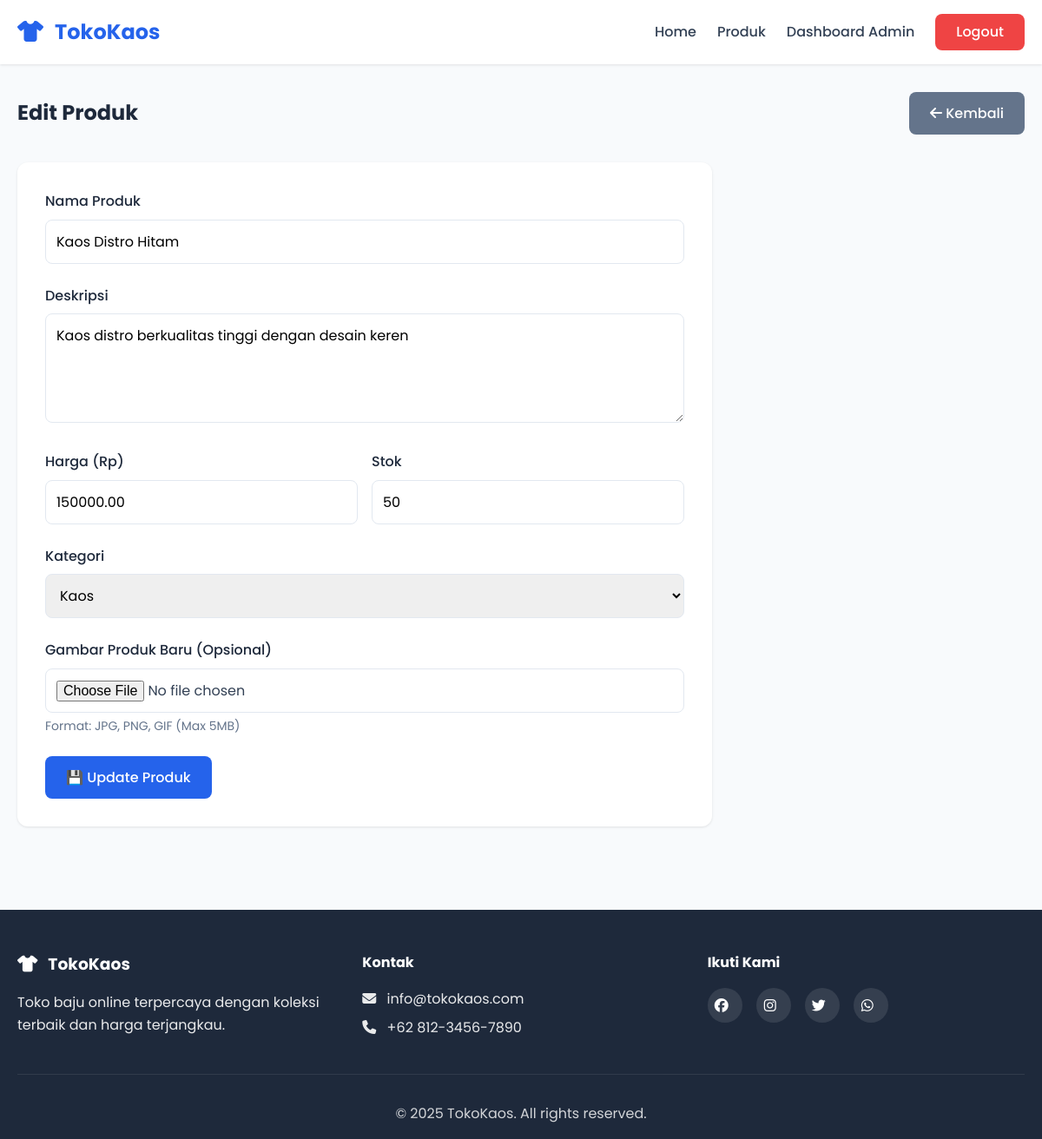
Screenshot of /admin/product-edit.php?id=1 (signed in) with the database file from the repository.
### tables this page shows
CREATE TABLE IF NOT EXISTS products (
    id INT AUTO_INCREMENT PRIMARY KEY,
    name VARCHAR(200) NOT NULL,
    description TEXT,
    price DECIMAL(10,2) NOT NULL,
    stock INT DEFAULT 0,
    image VARCHAR(255),
    category VARCHAR(50),
    created_at TIMESTAMP DEFAULT CURRENT_TIMESTAMP,
    updated_at TIMESTAMP DEFAULT CURRENT_TIMESTAMP ON UPDATE CURRENT_TIMESTAMP
);

### config/helpers.php (called while the page is built, shortened)
<?php
function baseUrl($path = '') {
    return '/e-comers/' . $path;
}
?>

### admin/product-edit.php (the view, shortened to what this page needs)
<?php
require_once __DIR__ . '/../config/helpers.php';
$product_id = intval($_GET['id']);
$conn = getConnection();
$stmt = $conn->prepare("SELECT * FROM products WHERE id = ?");
$stmt->bind_param("i", $product_id);
$stmt->execute();
$result = $stmt->get_result();
$product = $result->fetch_assoc();
include __DIR__ . '/../includes/header.php';
?>
<section class="admin-section">
    <div class="container">
        <div class="admin-header">
            <h1>Edit Produk</h1>
            <a href="<?php echo baseUrl('admin/products.php'); ?>" class="btn btn-secondary">
                <i class="fas fa-arrow-left"></i> Kembali
            </a>
        </div>
        <div class="form-wrapper">
            <form method="POST" action="" enctype="multipart/form-data" class="admin-form">
                <div class="form-group">
                    <label for="name">Nama Produk</label>
                    <input type="text" id="name" name="name" class="form-control" value="<?php echo htmlspecialchars($product['name']); ?>" required>
                </div>
                <div class="form-group">
                    <label for="description">Deskripsi</label>
                    <textarea id="description" name="description" class="form-control" rows="4"><?php echo htmlspecialchars($product['description']); ?></textarea>
                </div>
                <div class="form-row">
                    <div class="form-group">
                        <label for="price">Harga (Rp)</label>
                        <input type="number" id="price" name="price" class="form-control" value="<?php echo $product['price']; ?>" required min="0">
                    </div>
                    <div class="form-group">
                        <label for="stock">Stok</label>
                        <input type="number" id="stock" name="stock" class="form-control" value="<?php echo $product['stock']; ?>" required min="0">
                    </div>
                </div>
                <div class="form-group">
                    <label for="category">Kategori</label>
                    <select id="category" name="category" class="form-control" required>
                        <option value="Kaos" <?php echo $product['category'] === 'Kaos' ? 'selected' : ''; ?>>Kaos</option>
                    </select>
                </div>
                <div class="form-group">
                    <label for="image">Gambar Produk Baru (Opsional)</label>
                    <input type="file" id="image" name="image" class="form-control" accept="image/*">
                    <small class="form-text">Format: JPG, PNG, GIF (Max 5MB)</small>
                </div>
                <input type="submit" value="💾 Update Produk" class="btn btn-primary">
            </form>
        </div>
    </div>
</section>
<?php include __DIR__ . '/../includes/footer.php'; ?>

### assets/css/style.css (style rules this page uses)
* { margin: 0; padding: 0; box-sizing: border-box; }
:root { --primary-color: #2563eb; --secondary-color: #64748b; --success-color: #10b981; --danger-color: #ef4444; --warning-color: #f59e0b; --info-color: #3b82f6; --dark-color: #1e293b; --light-color: #f8fafc; --border-color: #e2e8f0; --text-color: #334155; --shadow: 0 1px 3px rgba(0, 0, 0, 0.1); --shadow-lg: 0 10px 15px -3px rgba(0, 0, 0, 0.1); }
body { font-family: 'Poppins', sans-serif; color: var(--text-color); line-height: 1.6; background: var(--light-color); }
.container { max-width: 1200px; margin: 0 auto; padding: 0 20px; }
.btn { display: inline-block; padding: 0.75rem 1.5rem; border-radius: 8px; text-decoration: none; font-weight: 500; transition: all 0.3s; cursor: pointer; border: none; font-family: 'Poppins', sans-serif; font-size: 1rem; }
.btn-primary { background: var(--primary-color); color: white; }
.btn-secondary { background: var(--secondary-color); color: white; }
.form-control { width: 100%; padding: 0.75rem; border: 1px solid var(--border-color); border-radius: 8px; font-size: 1rem; font-family: 'Poppins', sans-serif; transition: border-color 0.3s; }
.form-group { margin-bottom: 1.5rem; }
.form-group label { display: block; margin-bottom: 0.5rem; font-weight: 500; color: var(--dark-color); }
.form-text { display: block; margin-top: 0.25rem; font-size: 0.875rem; color: var(--secondary-color); }
.form-row { display: grid; grid-template-columns: repeat(auto-fit, minmax(200px, 1fr)); gap: 1rem; }
.admin-section { padding: 2rem 0; min-height: calc(100vh - 200px); }
.admin-header { display: flex; justify-content: space-between; align-items: center; margin-bottom: 2rem; }
.admin-header h1 { color: var(--dark-color); }
.form-wrapper { background: white; padding: 2rem; border-radius: 12px; box-shadow: var(--shadow); max-width: 800px; }
.admin-form { max-width: 100%; }

### rows the page displays
products: name "Kaos Distro Hitam", description "Kaos distro berkualitas tinggi dengan desain keren", price "150000.00", stock "50", category "Kaos"
